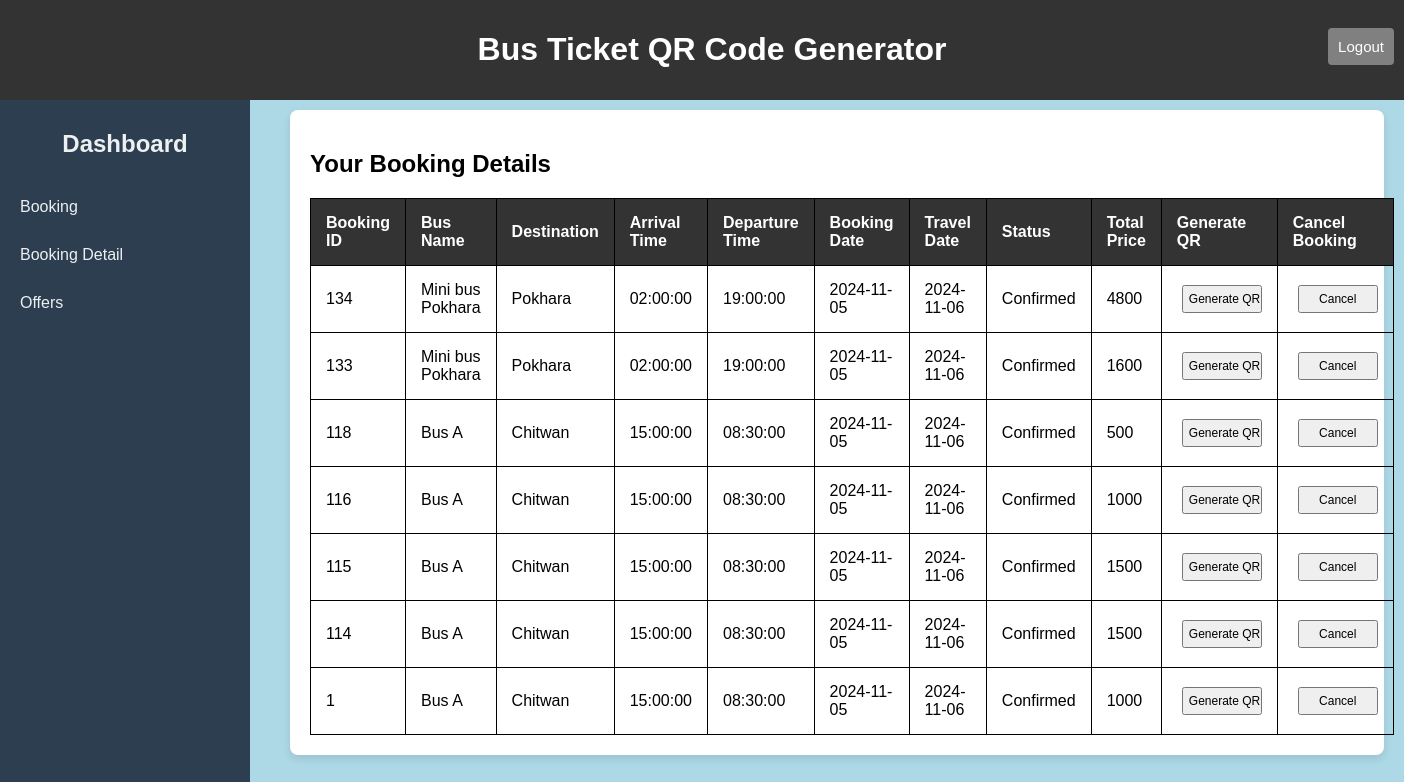
Page /Passengers/booking_detail.php (signed in) on the committed database.
### tables this page shows
CREATE TABLE `booking` (
  `booking_id` int(11) NOT NULL,
  `p_id` int(11) NOT NULL,
  `bus_id` int(11) NOT NULL,
  `booking_date` date NOT NULL,
  `travel_date` date NOT NULL,
  `status` varchar(50) NOT NULL,
  `total_price` float NOT NULL,
  `final_price` float NOT NULL
);

CREATE TABLE `buses` (
  `bus_id` int(11) NOT NULL,
  `bus_type` varchar(50) NOT NULL,
  `destination` varchar(50) NOT NULL,
  `price` decimal(10,2) NOT NULL,
  `departure_time` time NOT NULL,
  `arrival_time` time NOT NULL,
  `bus_name` varchar(255) NOT NULL
);

### Passengers/booking_detail.php (the view, shortened to what this page needs)
<?php
include('connection.php');
$userId = $_SESSION['u_id'];
$sqlBookingDetails = "SELECT booking.booking_id, booking.booking_date, booking.travel_date, booking.status, booking.total_price,
                             buses.bus_name, buses.destination, buses.arrival_time, buses.departure_time
                      FROM booking
                      JOIN buses ON booking.bus_id = buses.bus_id
                      WHERE booking.p_id = '$userId'
                      ORDER BY booking.booking_date DESC, booking.booking_id DESC";
$result = mysqli_query($con, $sqlBookingDetails);
if (mysqli_num_rows($result) > 0) {
    $bookings = mysqli_fetch_all($result, MYSQLI_ASSOC);
} else {
    echo "<script>alert('No bookings found.');</script>";
    $bookings = [];
}
?>
<!DOCTYPE html>
<html lang="en">
<head>
    <link rel="stylesheet" href="styles/style.css">
</head>
<body>
<header>
    <h1>Bus Ticket QR Code Generator</h1>
    <button class="logout-btn" onclick="confirmLogout()">Logout</button>
</header>
<div class="sidebar">
    <h2><a href="passengersdashboard.php">Dashboard</a></h2>
    <a href="booking_ticket.php">Booking</a>
    <a href="booking_detail.php">Booking Detail</a>
    <a href="offer.php">Offers</a>
</div>
<div class="main-content">
    <div class="dashboard-card">
        <h2>Your Booking Details</h2>
        <?php if (!empty($bookings)) { ?>
        <table>
            <tr>
                <th>Booking ID</th>
                <th>Bus Name</th>
                <th>Destination</th>
                <th>Arrival Time</th>
                <th>Departure Time</th>
                <th>Booking Date</th>
                <th>Travel Date</th>
                <th>Status</th>
                <th>Total Price</th>
                <th>Generate QR</th>
                <th>Cancel Booking</th>
            </tr>
            <?php foreach ($bookings as $booking) { ?>
            <tr>
                <td><?php echo $booking['booking_id']; ?></td>
                <td><?php echo $booking['bus_name']; ?></td>
                <td><?php echo $booking['destination']; ?></td>
                <td><?php echo $booking['arrival_time']; ?></td>
                <td><?php echo $booking['departure_time']; ?></td>
                <td><?php echo $booking['booking_date']; ?></td>
                <td><?php echo $booking['travel_date']; ?></td>
                <td><?php echo ucfirst($booking['status']); ?></td>
                <td><?php echo $booking['total_price']; ?></td>
                <td>
                    <?php if ($booking['status'] != 'canceled') { ?>
                    <form action="generate_qr.php" method="post">
                        <input type="submit" value="Generate QR" style="padding: 5px; font-size: 12px; width: 80px;">
                    </form>
                    <?php } else { ?>
                    <p style="color: red;">Canceled</p>
                    <?php } ?>
                </td>
                <td>
                    <?php if ($booking['status'] != 'canceled') { ?>
                    <form method="POST" action="cancel_booking.php">
                        <input type="submit" value="Cancel" style="padding: 5px; font-size: 12px; width: 80px;">
                    </form>
                    <?php } else { ?>
                    <p style="color: red;">Canceled</p>
                    <?php } ?>
                </td>
            </tr>
            <?php } ?>
        </table>
        <?php } else { ?>
            <p>No bookings available at the moment.</p>
        <?php } ?>
    </div>
</div>
</body>
</html>

### Operators/styles/style.css (style rules this page uses)
body { background-color: lightblue; }
header { background-color: #333; color: #fff; text-align: center; padding: 10px; position: relative; }
form input { margin-left: 5px; width: 310px; padding: 6px; }

### Passengers/booking_detail.php (style rules this page uses)
body { background-color: lightblue; margin: 0; font-family: Arial, sans-serif; }
header { background-color: #333; color: #fff; text-align: center; padding: 10px; width: 100%; position: fixed; top: 0; z-index: 1; }
.sidebar { width: 250px; background-color: #2c3e50; height: 100vh; padding: 20px; box-sizing: border-box; position: fixed; top: 50px; left: 0; }
.sidebar h2 { color: #ecf0f1; text-align: center; margin-bottom: 20px; margin-top:50px; }
.sidebar a { display: block; color: #ecf0f1; text-decoration: none; padding: 10px 0; margin: 10px 0; transition: background 0.3s; }
.main-content { flex: 1; padding: 20px; margin-left: 270px; margin-top: 70px; }
.dashboard-card { background-color: #ffffff; border-radius: 8px; box-shadow: 0 4px 8px rgba(0, 0, 0, 0.1); padding: 20px; margin: 20px 0; }
.logout-btn { position: absolute; right: 30px; top: 28px; padding: 10px; background-color: grey; color: white; border: none; border-radius: 4px; cursor: pointer; font-size:15px; }
table { width: 100%; border-collapse: collapse; }
table, th, td { border: 1px solid black; }
th, td { padding: 15px; text-align: left; }
th { background-color: #333; color: white; }

### rows in the picture
booking: booking_id "134", bus.bus_name "Mini bus Pokhara", bus.destination "Pokhara", bus.arrival_time "02:00:00", bus.departure_time "19:00:00", booking_date "2024-11-05", travel_date "2024-11-06", status "Confirmed", total_price "4800"
booking: booking_id "133", bus.bus_name "Mini bus Pokhara", bus.destination "Pokhara", bus.arrival_time "02:00:00", bus.departure_time "19:00:00", booking_date "2024-11-05", travel_date "2024-11-06", status "Confirmed", total_price "1600"
booking: booking_id "118", bus.bus_name "Bus A", bus.destination "Chitwan", bus.arrival_time "15:00:00", bus.departure_time "08:30:00", booking_date "2024-11-05", travel_date "2024-11-06", status "Confirmed", total_price "500"
booking: booking_id "116", bus.bus_name "Bus A", bus.destination "Chitwan", bus.arrival_time "15:00:00", bus.departure_time "08:30:00", booking_date "2024-11-05", travel_date "2024-11-06", status "Confirmed", total_price "1000"
booking: booking_id "115", bus.bus_name "Bus A", bus.destination "Chitwan", bus.arrival_time "15:00:00", bus.departure_time "08:30:00", booking_date "2024-11-05", travel_date "2024-11-06", status "Confirmed", total_price "1500"
booking: booking_id "114", bus.bus_name "Bus A", bus.destination "Chitwan", bus.arrival_time "15:00:00", bus.departure_time "08:30:00", booking_date "2024-11-05", travel_date "2024-11-06", status "Confirmed", total_price "1500"
booking: booking_id "1", bus.bus_name "Bus A", bus.destination "Chitwan", bus.arrival_time "15:00:00", bus.departure_time "08:30:00", booking_date "2024-11-05", travel_date "2024-11-06", status "Confirmed", total_price "1000"
